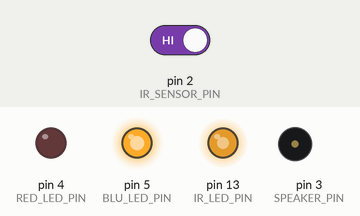
Simulated run of this sketch. Board: Arduino Uno, built with avr-gcc and run on an emulated ATmega328P. On the bench: output pins drawn as LEDs (lit = HIGH), buzzer (waves = sounding). Dashed ring = blinking. Inputs (shaded band) come from the test bench; at power-on: pin 2 (IR_SENSOR_PIN) HIGH.

Above: at 1.2 s.
1.3 s: pin 2 (IR_SENSOR_PIN) driven LOW
4.3 s: pin 2 (IR_SENSOR_PIN) driven HIGH
At 8.6 s:
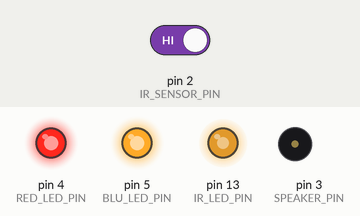
8.8 s: pin 2 (IR_SENSOR_PIN) driven LOW
At 9.27 s:
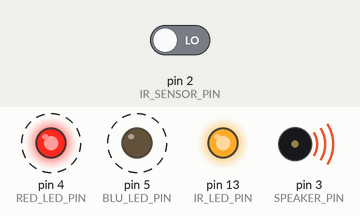
Timing chart, 0 to 17.8 s (numbered marks = the images above; inputs shaded):
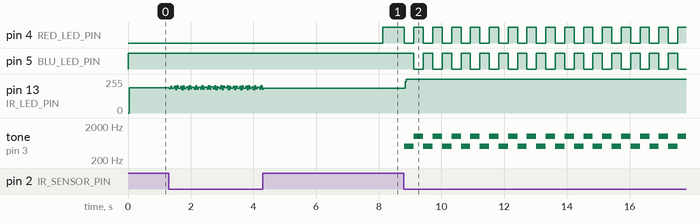

Measured:
- after the input at 4.3 s, pin 4 (RED_LED_PIN): LOW → HIGH after 3.8 s
- after the input at 8.8 s, pin 4 (RED_LED_PIN): alternates HIGH for 0.30 s and LOW for 0.30 s, starting at once; pin 5 (BLU_LED_PIN): alternates HIGH for 0.30 s and LOW for 0.30 s, starting after 0.32 s; pin 13 (IR_LED_PIN): 187/255 → 255/255 at once; tone on pin 3 (SPEAKER_PIN): alternates 1000 Hz for 0.30 s and 500 Hz for 0.30 s, starting at once

The sketch:

IR_Tripwire.ino
```cpp
/* FILE:    IR_Tripwire
   DATE:    19/09/16
   VERSION: 0.1
   AUTHOR:  Andrew Davies

19/09/16 version 0.1: Original version

THIS SOFTWARE IS PROVIDED "AS IS". HOBBY COMPONENTS MAKES NO WARRANTIES, WHETHER
EXPRESS, IMPLIED OR STATUTORY, INCLUDING, BUT NOT LIMITED TO, IMPLIED WARRANTIES OF
MERCHANTABILITY AND FITNESS FOR A PARTICULAR PURPOSE, ACCURACY OR LACK OF NEGLIGENCE.
HOBBY COMPONENTS SHALL NOT, IN ANY CIRCUMSTANCES, BE LIABLE FOR ANY DAMAGES,
INCLUDING, BUT NOT LIMITED TO, SPECIAL, INCIDENTAL OR CONSEQUENTIAL DAMAGES FOR ANY
REASON WHATSOEVER.
*/

#define IR_LED_PIN 13
#define IR_SENSOR_PIN 2
#define SPEAKER_PIN 3
#define RED_LED_PIN 4
#define BLU_LED_PIN 5

#define ARMED_TIME 10000  //Delay time before the alarm is armed

int ArmedCounter = 0;     //Used to hold the current value for the arm timer
boolean AlarmFlag = false;  //Armed flag, high when alarm has been triggered


void setup()
{
  /* Configure the digital pins for the speaker, LED's and sensor */
  pinMode(IR_LED_PIN, OUTPUT);
  digitalWrite(IR_LED_PIN, HIGH);
  pinMode(IR_SENSOR_PIN, INPUT);
  pinMode(RED_LED_PIN, OUTPUT);
  pinMode(BLU_LED_PIN, OUTPUT);
  digitalWrite(RED_LED_PIN, LOW);
  digitalWrite(BLU_LED_PIN, HIGH);

  /* Sets up an interrupt that automatically runs the alarm() function if the IR
     sensor pin goes low (triggered) */
  attachInterrupt(digitalPinToInterrupt(IR_SENSOR_PIN), alarm, LOW);
}

void loop()
{

  if(ArmedCounter < ARMED_TIME) //Check arm time has passed
  {
    ArmedCounter++;
    if(ArmedCounter == ARMED_TIME) //If so then turn the red LED off
      digitalWrite(RED_LED_PIN, HIGH);
  }

  /* Send an IR pulse from the IR led to the IR receiver */
  Send32KHzPulse(10);
    delayMicroseconds(250);

  /* If alarm has been triggered (AlarmFlag = true) then repeatedly flash the LED's and sound the alarm */
  while(AlarmFlag)
  {
    digitalWrite(RED_LED_PIN, LOW);
    digitalWrite(BLU_LED_PIN, HIGH);
    tone(SPEAKER_PIN, 500);
    delay(300);
    digitalWrite(RED_LED_PIN, HIGH);
    digitalWrite(BLU_LED_PIN, LOW);
    tone(SPEAKER_PIN, 1000);
    delay(300);
  }
}


/* This function is automatically run if the IR receiver pin goes low. It simply sets the AlarmFlag to
   trigger the if the arm time has elapsed */
void alarm()
{
  if(ArmedCounter == ARMED_TIME)
  AlarmFlag = true;
}


/* Pulses the LED at 38KHz */
void Send32KHzPulse(unsigned int pulses)
{
  while(pulses)
  {
   PORTB &= ~_BV(PB5);
   delayMicroseconds(13);
   PORTB |= _BV(PB5);
   delayMicroseconds(13);
   pulses--;
  }
}
```
